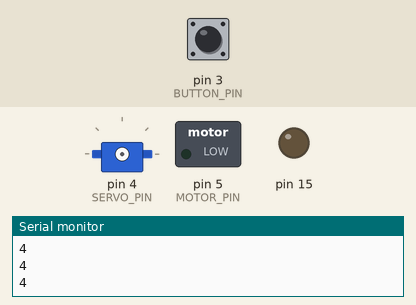
This sketch was run on a simulated Arduino Uno, built with avr-gcc and run on an emulated ATmega328P. Shown: servo, switched loads named in the sketch (green lamp = pin HIGH), output pins drawn as LEDs (lit = HIGH), the last lines printed to the serial monitor. Dashed ring = blinking. The inputs (shaded band) are chosen by the test bench; at power-on: pin 3 (BUTTON_PIN) HIGH.

Above: at 1.2 s.
1.3 s: pin 3 (BUTTON_PIN) pulled LOW for 0.15 s
2.9 s: pin 3 (BUTTON_PIN) pulled LOW for 1 s
At 3.05 s:
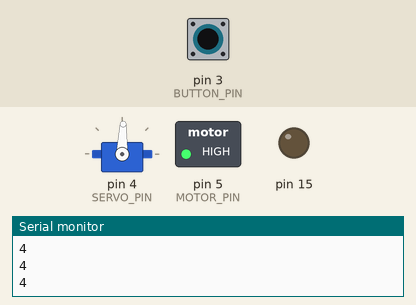
5.9 s: pin 3 (BUTTON_PIN) pulled LOW for 0.15 s
At 6.4 s:
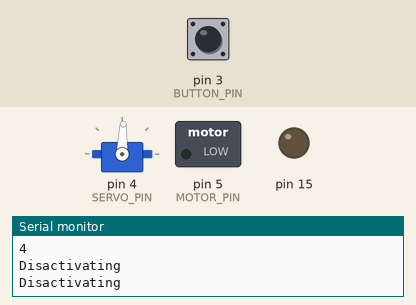
7.5 s: pin 3 (BUTTON_PIN) pulled LOW for 3.2 s
At 7.65 s:
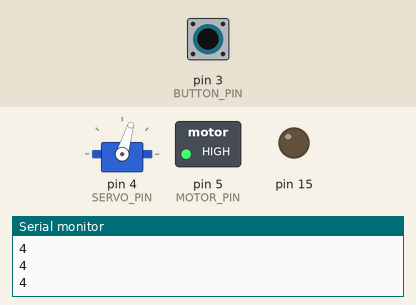
13.7 s: pin 3 (BUTTON_PIN) pulled LOW for 0.15 s
At 14.5 s:
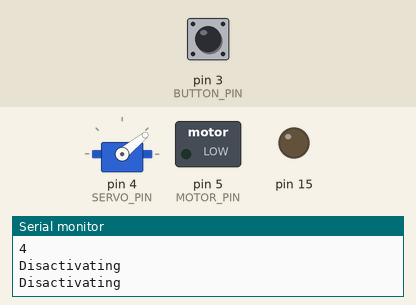
15.3 s: pin 3 (BUTTON_PIN) pulsed LOW 5 times (0.12 s each, 0.3 s apart)
At 15.45 s:
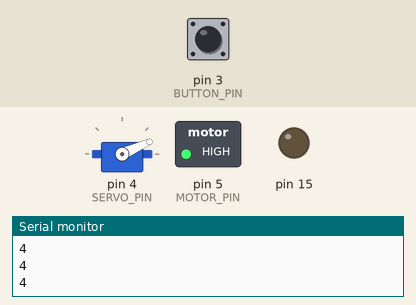
Timing chart, 0 to 19.3 s (numbered marks = the images above; inputs shaded):
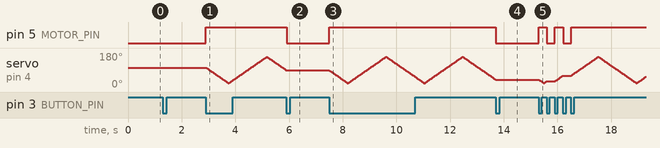

Measured:
- after the input at 2.9 s, pin 5 (MOTOR_PIN): LOW → HIGH at once
- after the input at 5.9 s, pin 5 (MOTOR_PIN): HIGH → LOW at once; servo on pin 4 (SERVO_PIN): stops changing and stays 88°
- after the input at 13.7 s, pin 5 (MOTOR_PIN): HIGH → LOW at once; servo on pin 4 (SERVO_PIN): stops changing and stays 39°
- after the input at 15.3 s, pin 5 (MOTOR_PIN): alternates HIGH for 0.30 s and LOW for 0.30 s, 5 changes in all, then stays HIGH, starting at once

The sketch:

v3.ino
```cpp
#include <Servo.h>


#define SERVO_PIN          4
#define SERVO_SPEED_UP   1.5
#define SERVO_SPEED_DOWN 1.0
#define SERVO_MIN         20
#define SERVO_MAX        160

#define MOTOR_PIN          5
#define BUTTON_PIN         3


Servo servo;

boolean last_button_status = false;

boolean servo_active = true;
boolean servo_increasing = true;
int servo_value = 90;
double servo_speed_up = 1.5;
double servo_speed_down = 1.0;

void setup() {
  pinMode(BUTTON_PIN, INPUT_PULLUP);
  pinMode(MOTOR_PIN, OUTPUT);
  pinMode(15, OUTPUT);

  Serial.begin(9600);
}

void loop() {
  delay (10);

  // ЧТЕНИЕ КНОПКИ
  boolean button_status = !digitalRead(BUTTON_PIN);
  if (button_status != last_button_status) {
    if (button_status) {
      servo_active = !servo_active;
    }
    last_button_status = button_status;
    if (servo_active) {
      Serial.println("Activating");
      digitalWrite(MOTOR_PIN, HIGH);
      servo.attach(SERVO_PIN);
    } else {
      Serial.println("Disactivating");
      digitalWrite(MOTOR_PIN, LOW);
      servo.detach();
    }
  }

  // ОБРАБОТКА СЕРВО
  if (servo_active) {
    Serial.println(SERVO_PIN);
    if (servo_increasing) {
      servo_value += SERVO_SPEED_UP;
      servo.write(servo_value);
      if (servo_value >= SERVO_MAX) {
        servo_increasing = false;
      }
    } else {
      servo_value -= SERVO_SPEED_DOWN;
      servo.write(servo_value);
      if (servo_value <= SERVO_MIN) {
        servo_increasing = true;
      }
    }
  }
}
```
